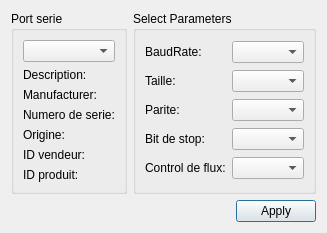
<?xml version="1.0" encoding="UTF-8"?>
<ui version="4.0">
 <class>SettingsDialog</class>
 <widget class="QDialog" name="SettingsDialog">
  <property name="geometry">
   <rect>
    <x>0</x>
    <y>0</y>
    <width>307</width>
    <height>229</height>
   </rect>
  </property>
  <property name="windowTitle">
   <string>Settings</string>
  </property>
  <layout class="QGridLayout" name="gridLayout_3">
   <item row="0" column="1">
    <widget class="QGroupBox" name="parametersBox">
     <property name="title">
      <string>Select Parameters</string>
     </property>
     <layout class="QGridLayout" name="gridLayout_2">
      <item row="0" column="0">
       <widget class="QLabel" name="baudRateLabel">
        <property name="text">
         <string>BaudRate:</string>
        </property>
       </widget>
      </item>
      <item row="0" column="1">
       <widget class="QComboBox" name="baudRateBox"/>
      </item>
      <item row="1" column="0">
       <widget class="QLabel" name="dataBitsLabel">
        <property name="text">
         <string>Taille:</string>
        </property>
       </widget>
      </item>
      <item row="1" column="1">
       <widget class="QComboBox" name="dataBitsBox"/>
      </item>
      <item row="2" column="0">
       <widget class="QLabel" name="parityLabel">
        <property name="text">
         <string>Parite:</string>
        </property>
       </widget>
      </item>
      <item row="2" column="1">
       <widget class="QComboBox" name="parityBox"/>
      </item>
      <item row="3" column="0">
       <widget class="QLabel" name="stopBitsLabel">
        <property name="text">
         <string>Bit de stop:</string>
        </property>
       </widget>
      </item>
      <item row="3" column="1">
       <widget class="QComboBox" name="stopBitsBox"/>
      </item>
      <item row="4" column="0">
       <widget class="QLabel" name="flowControlLabel">
        <property name="text">
         <string>Control de flux:</string>
        </property>
       </widget>
      </item>
      <item row="4" column="1">
       <widget class="QComboBox" name="flowControlBox"/>
      </item>
     </layout>
    </widget>
   </item>
   <item row="0" column="0">
    <widget class="QGroupBox" name="selectBox">
     <property name="title">
      <string>Port serie</string>
     </property>
     <layout class="QGridLayout" name="gridLayout">
      <item row="0" column="0">
       <widget class="QComboBox" name="serialPortInfoListBox"/>
      </item>
      <item row="1" column="0">
       <widget class="QLabel" name="descriptionLabel">
        <property name="text">
         <string>Description:</string>
        </property>
       </widget>
      </item>
      <item row="2" column="0">
       <widget class="QLabel" name="manufacturerLabel">
        <property name="text">
         <string>Manufacturer:</string>
        </property>
       </widget>
      </item>
      <item row="3" column="0">
       <widget class="QLabel" name="serialNumberLabel">
        <property name="text">
         <string>Numero de serie:</string>
        </property>
       </widget>
      </item>
      <item row="4" column="0">
       <widget class="QLabel" name="locationLabel">
        <property name="text">
         <string>Origine:</string>
        </property>
       </widget>
      </item>
      <item row="5" column="0">
       <widget class="QLabel" name="vidLabel">
        <property name="text">
         <string>ID vendeur:</string>
        </property>
       </widget>
      </item>
      <item row="6" column="0">
       <widget class="QLabel" name="pidLabel">
        <property name="text">
         <string>ID produit:</string>
        </property>
       </widget>
      </item>
     </layout>
    </widget>
   </item>
   <item row="1" column="0" colspan="2">
    <layout class="QHBoxLayout" name="horizontalLayout">
     <item>
      <spacer name="horizontalSpacer">
       <property name="orientation">
        <enum>Qt::Horizontal</enum>
       </property>
       <property name="sizeHint" stdset="0">
        <size>
         <width>96</width>
         <height>20</height>
        </size>
       </property>
      </spacer>
     </item>
     <item>
      <widget class="QPushButton" name="applyButton">
       <property name="text">
        <string>Apply</string>
       </property>
      </widget>
     </item>
    </layout>
   </item>
  </layout>
 </widget>
 <resources/>
 <connections/>
</ui>
